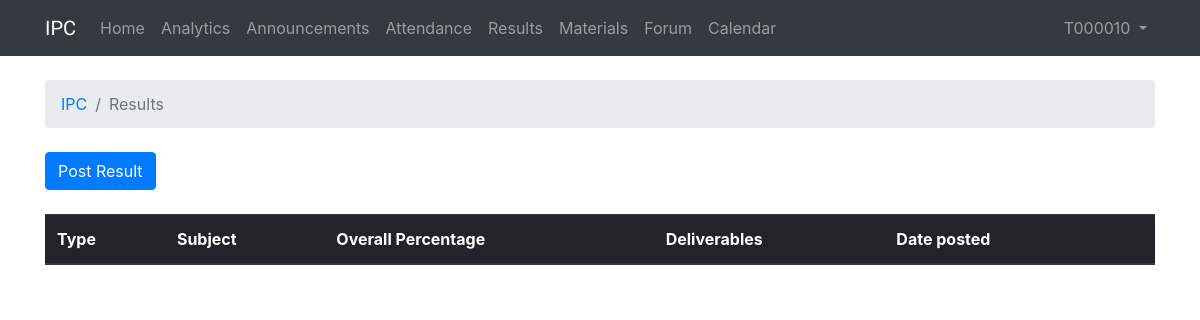
/1/result (signed in), run on an earlier commit of the app's database.
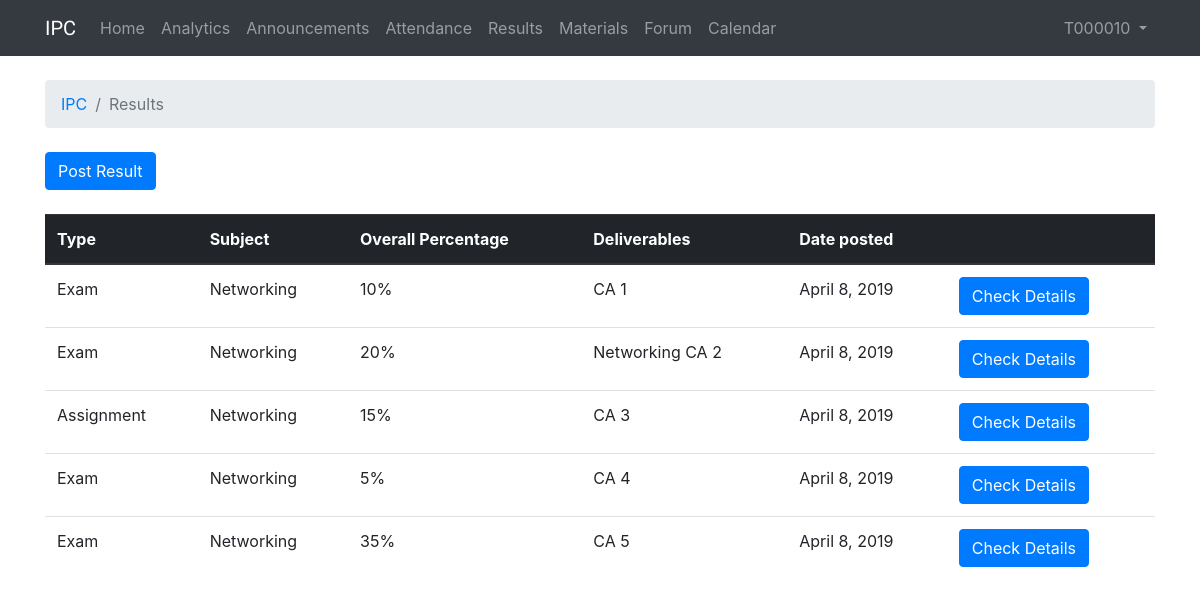
And on a later commit of the database.
### IPC/models.py (models this page shows, shortened)
class Result(models.Model):
    resultType = models.ForeignKey(ResultType, on_delete=models.CASCADE,)
    resultStudentId = models.ForeignKey(User, on_delete=models.CASCADE,)
    resultStudentMark = models.IntegerField(default=0, validators=[MaxValueValidator(100), MinValueValidator(0)], null=True)
    resultFeedback = models.CharField(max_length=255, default="", blank=True, null=True)
    resultReturnedDate = models.DateField(auto_now_add=True)
    resultCourse = models.ForeignKey(Course, on_delete=models.CASCADE,)
    resultName = models.CharField(max_length=255)
    resultSubject = models.ForeignKey(Subject, on_delete=models.CASCADE)
    resultOverallValue = models.IntegerField(default=0, validators=[MaxValueValidator(100), MinValueValidator(0)])

class ResultType(models.Model):
    ResultTypeName = models.CharField(max_length=255)
    ResultTypeDesc = models.TextField(max_length=4000)
    def __str__(self):
        return self.ResultTypeName

class Subject(models.Model):
    subjectName = models.CharField(max_length=255)
    subjectCourse = models.ForeignKey(Course, on_delete=models.CASCADE)
    subjectTeacherId = models.ForeignKey(User, on_delete=models.CASCADE)
    def __str__(self):
        return self.subjectName

### IPC/views.py (the view)
# urls.py: path('<int:course_id>/result', views.course_result, name='course_result'),
@login_required
def course_result(request, course_id):
    user = request.user
    if user.groups.filter(name='Teacher').exists():
        user_type = "teacher"
    elif user.groups.filter(name='Student').exists():
        user_type = "student"
    if user_type == "student":
        results = list(Result.objects.filter(resultStudentId=request.user).order_by('-resultReturnedDate'))
        return render(request, 'result.html', {'results': results,
                                               'user_type': user_type,
                                               'course_id': course_id,})
    elif user_type == "teacher":
        subject = Subject.objects.get(subjectCourse=course_id, subjectTeacherId=request.user)
        name = Result.objects.filter(resultCourse=course_id).first()
        if name:
            results = list(Result.objects.filter(resultStudentId=name.resultStudentId, resultSubject=subject, resultCourse=course_id).order_by('-resultReturnedDate'))
        else:
            results = []
        return render(request, 'result.html', {'results': results,
                                               'user_type': user_type,
                                               'course_id': course_id,})

### templates/result.html (shortened to what this page needs)
{% extends 'base.html' %}
{% block breadcrumb %}
  <li class="breadcrumb-item"><a href="{% url 'course' %}">IPC</a></li>
  <li class="breadcrumb-item active">Results</li>
{% endblock %}
{% block content %}
  {% if user_type == "student" %}
    <table class="table">
      <thead class="thead-dark">
        <tr>
          <th>Type</th>
          <th>Subject</th>
          <th>Worth</th>
          <th>Deliverables</th>
          <th>Mark</th>
          <th>Date posted</th>
          <th>Feedback</th>
        </tr>
      </thead>
      <tbody>
        {% for result in results %}
          <tr>
            <td>{{ result.resultType }}</td>
            <td>{{ result.resultSubject }}</td>
            <td>{{ result.resultOverallValue }}%</td>
            <td>{{ result.resultName }}</td>
            <td>{{ result.resultStudentMark }}</td>
            <td>{{ result.resultReturnedDate }}</td>
            <td>{{ result.resultFeedback }}</td>
          </tr>
        {% endfor %}
      </tbody>
    </table>
  {% elif user_type == "teacher" %}
    <div class="mb-4">
      <a class="btn btn-primary" href="{% url 'post_course_result' course_id=course_id %}">Post Result</a>
    </div>
    <table class="table">
      <thead class="thead-dark">
        <tr>
          <th>Type</th>
          <th>Subject</th>
          <th>Overall Percentage</th>
          <th>Deliverables</th>
          <th>Date posted</th>
          <th></th>
        </tr>
      </thead>
      <tbody>
        {% for result in results %}
          <tr>
            <td>{{ result.resultType }}</td>
            <td>{{ result.resultSubject }}</td>
            <td>{{ result.resultOverallValue }}%</td>
            <td>{{ result.resultName }}</td>
            <td>{{ result.resultReturnedDate }}</td>
            <td><a class="btn btn-primary" href="{% url 'course_result_detail' course_id=course_id result_id=result.id %}">Check Details</a></td>
          </tr>
        {% endfor %}
      </tbody>
    </table>
  {% endif %}
{% endblock %}

What changed in the data, as far as the page shows it:
added Result: resultType "Exam", resultSubject "Networking", resultOverallValue "10", resultName "CA 1", resultReturnedDate "April 8, 2019"
added Result: resultType "Exam", resultSubject "Networking", resultOverallValue "20", resultName "Networking CA 2", resultReturnedDate "April 8, 2019"
added Result: resultType "Assignment", resultSubject "Networking", resultOverallValue "15", resultName "CA 3", resultReturnedDate "April 8, 2019"
added Result: resultType "Exam", resultSubject "Networking", resultOverallValue "5", resultName "CA 4", resultReturnedDate "April 8, 2019"
added Result: resultType "Exam", resultSubject "Networking", resultOverallValue "35", resultName "CA 5", resultReturnedDate "April 8, 2019"
